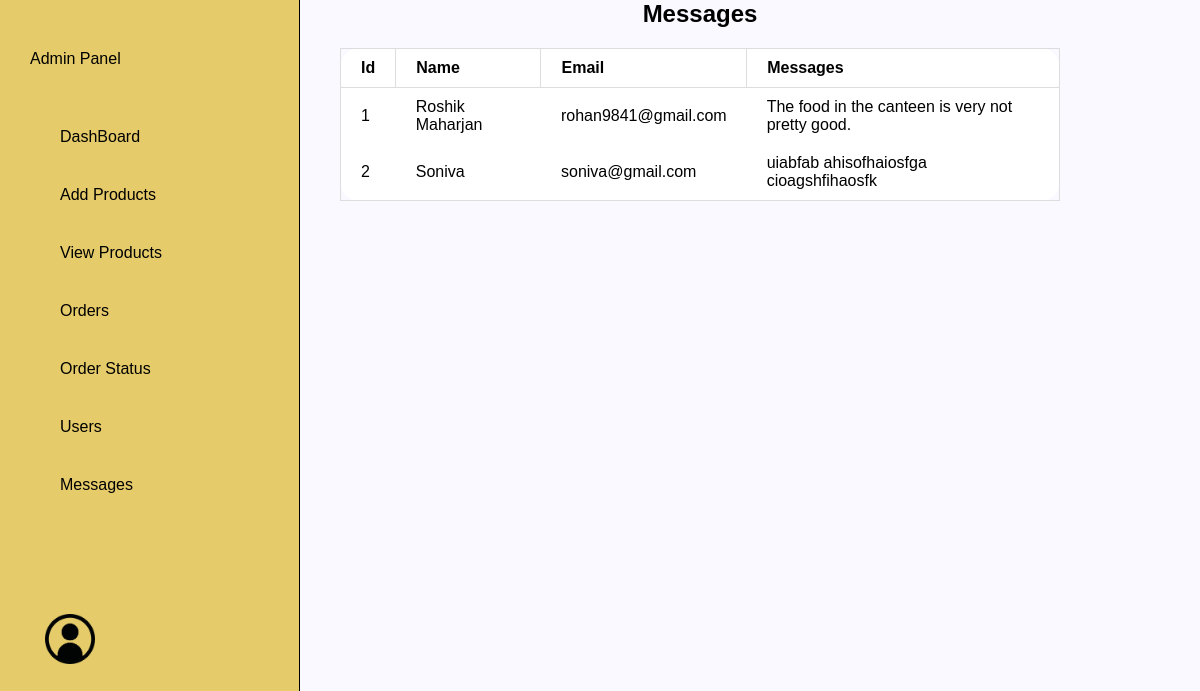
Page /admin/messages.php on the committed database.
### tables this page shows
CREATE TABLE `contact` (
  `id` int(11) NOT NULL,
  `name` varchar(100) DEFAULT NULL,
  `email` varchar(100) DEFAULT NULL,
  `msg` varchar(100) DEFAULT NULL
);

### admin/messages.php (the view, shortened to what this page needs)
<!DOCTYPE html>
<html lang="en">
<head>
    <link rel="stylesheet" href="admin-style/style.css" type="text/css">
</head>
<body>
    <?php
    include('adminHeader.php');
    ?>
    <section class="display_product">
    <div class="display_message">
        <h2 class="title">Messages</h2>
        <table class="admin-table">
            <thead>
                <th>Id</th>
                <th>Name</th>
                <th>Email</th>
                <th>Messages</th>
            </thead>
            <tbody>
                <?php
                $select_products = mysqli_query($con, "SELECT * FROM contact ");
                if (mysqli_num_rows($select_products) > 0) {
                    while ($row = mysqli_fetch_assoc($select_products)) {
                ?>
                        <tr class="admin-tr">
                            <td><?php echo $row['id']; ?></td>
                            <td><?php echo $row['name']; ?></td>
                            <td><?php echo $row['email']; ?></td>
                            <td><?php echo $row['msg']; ?></td>
                        </tr>
                <?php
                    };
                };
                ?>
            </tbody>
        </table>
    </div>
    </section>
</body>
</html>

### admin/admin-style/style.css (style rules this page uses)
.display_message { text-align: center; }
.admin-table { background-color: #FFFFFF; padding: 20px; border: 1px solid #ddd; border-radius: 20px; width: 100%; border-collapse: collapse; margin: 20px 0; }
.admin-table th { padding: 10px 20px; border: 1px solid #ddd; text-align: left; }
.admin-table td { padding: 10px 20px; text-align: left; }
body { background-color: #f9f9ff; display: flex; justify-content: center; }
.display_product { width: 60%; margin-right: 140px; }

### admin/adminHeader.php (style rules this page uses)
* { margin: 0; padding: 0; box-sizing: border-box; }
html, body { height: 100%; }
body { font-family: Arial, Helvetica, sans-serif; display: flex; }

### rows in the picture
contact: id "1", name "Roshik Maharjan", email "rohan9841@gmail.com", msg "The food in the canteen is very not pretty good."
contact: id "2", name "Soniva", email "soniva@gmail.com", msg "uiabfab ahisofhaiosfga cioagshfihaosfk"
